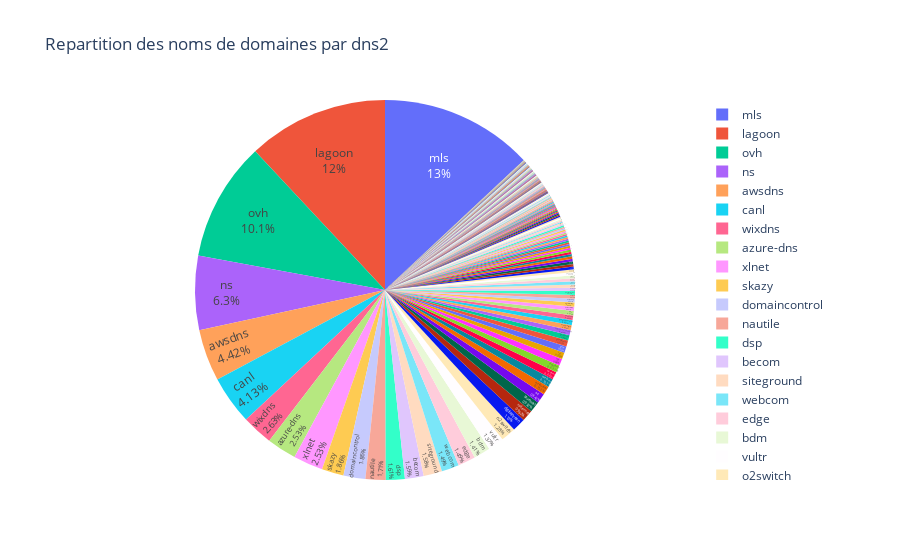

This figure's notebook cell:
### Code cell
fig = px.pie(df_dns2_count, values='count', names='dns', title='Repartition des noms de domaines par dns2')
fig.update_traces(textposition='inside', textinfo='percent+label')
fig.show()

### Figure 1 — Plotly figure (JSON) as saved in the notebook; plotly's stock layout.template omitted (floating-point values rounded to 4 significant figures; data arrays with more than 128 entries replaced by an {"elided": "..."} marker saying what was removed)
{"data": [{"domain": {"x": [0, 1], "y": [0, 1]}, "hovertemplate": "dns=%{label}<br>count=%{value}<extra></extra>", "labels": {"elided": "280 str values"}, "legendgroup": "", "name": "", "showlegend": true, "textinfo": "percent+label", "textposition": "inside", "type": "pie", "values": {"elided": "280 int values"}}], "layout": {"legend": {"tracegroupgap": 0}, "title": {"text": "Repartition des noms de domaines par dns2"}}}
